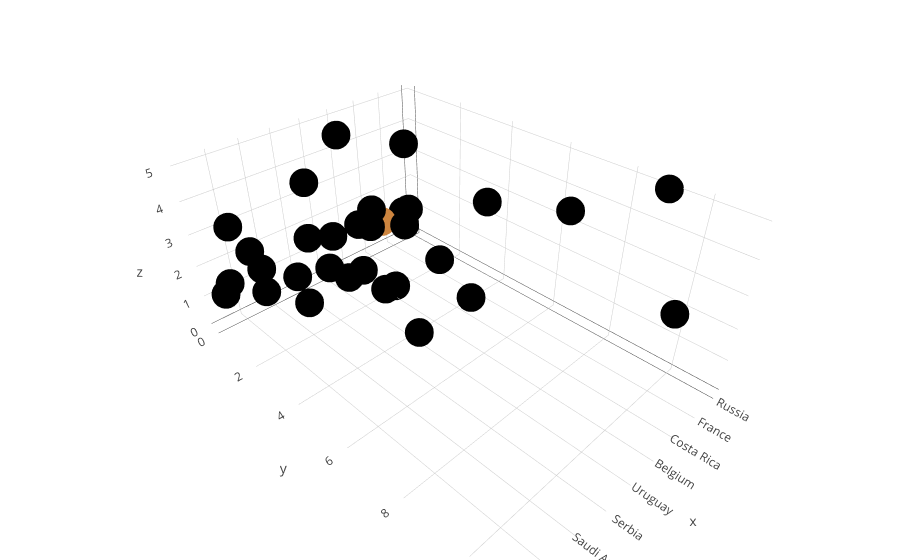

This figure's notebook cell:
### Code cell
trace1=go.Scatter3d(x=allteam,y=home_scores_allteam,z=away_scores_allteam,mode='markers',marker=dict(size=10,color=allteam,colorscale='palegreen'))
data4=[trace1]
layout=go.Layout(margin=dict(l=0,r=0,b=0,t=0))
fig=go.Figure(data=data4,layout=layout)
iplot(fig)
plt.show()

### Figure 1 — Plotly figure (JSON) as saved in the notebook; plotly's stock layout.template omitted (floating-point values rounded to 4 significant figures)
{"data": [{"marker": {"color": ["Russia", "Egypt", "Morocco", "Portugal", "France", "Argentina", "Peru", "Croatia", "Costa Rica", "Germany", "Brazil", "Sweden", "Belgium", "Tunisia", "Colombia", "Poland", "Uruguay", "Iran", "Denmark", "Nigeria", "Serbia", "Korea Republic", "England", "Japan", "Saudi Arabia", "Spain", "Australia", "Iceland", "Mexico", "Switzerland", "Senegal", "Panama"], "colorscale": "palegreen", "size": 10}, "mode": "markers", "type": "scatter3d", "x": ["Russia", "Egypt", "Morocco", "Portugal", "France", "Argentina", "Peru", "Croatia", "Costa Rica", "Germany", "Brazil", "Sweden", "Belgium", "Tunisia", "Colombia", "Poland", "Uruguay", "Iran", "Denmark", "Nigeria", "Serbia", "Korea Republic", "England", "Japan", "Saudi Arabia", "Spain", "Australia", "Iceland", "Mexico", "Switzerland", "Senegal", "Panama"], "y": [9, 0, 0, 4, 7, 1, 0, 3, 0, 2, 5, 2, 11, 1, 2, 1, 3, 1, 1, 3, 1, 3, 6, 2, 2, 2, 0, 1, 0, 2, 0, 1], "z": [5, 1, 1, 3, 4, 4, 1, 1, 1, 2, 1, 0, 4, 2, 3, 5, 1, 2, 1, 2, 4, 2, 2, 3, 1, 2, 2, 2, 3, 2, 1, 2]}], "layout": {"margin": {"b": 0, "l": 0, "r": 0, "t": 0}}}
